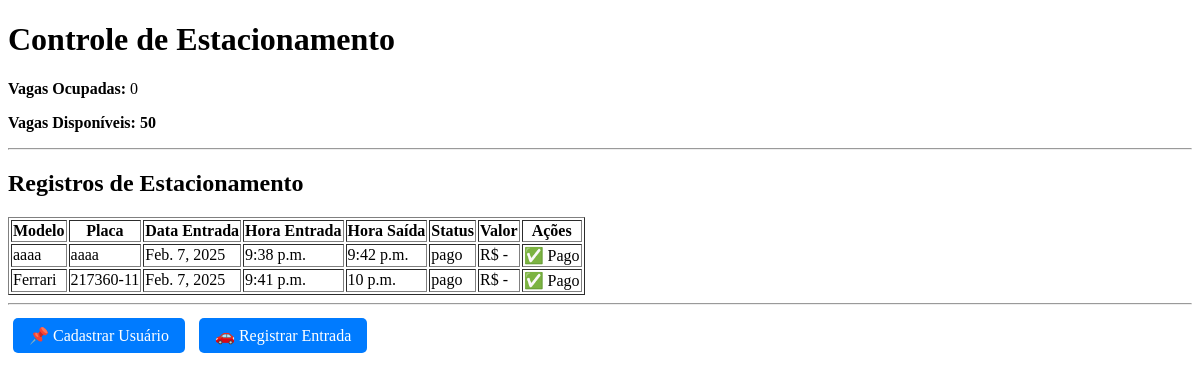
The app's page /, older data.
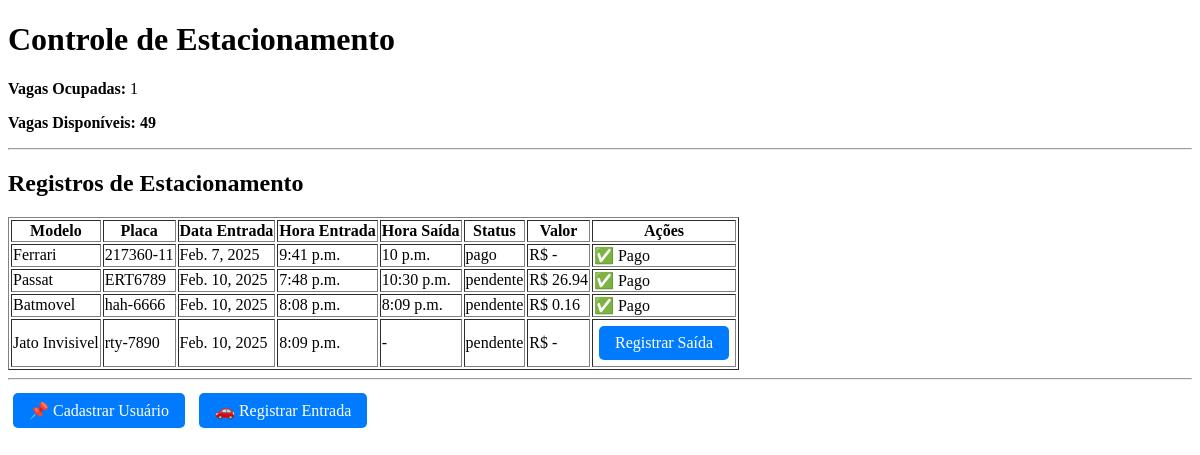
The same page, newer data.
### core/models.py (models this page shows, shortened)
class RegistroEstacionamento(models.Model):
    cliente = models.ForeignKey(Cliente, on_delete=models.CASCADE)
    modelo_carro = models.CharField(max_length=50)
    placa = models.CharField(max_length=10, unique=True)
    data_entrada = models.DateField(auto_now_add=True)
    hora_entrada = models.TimeField(auto_now_add=True)
    hora_saida = models.TimeField(null=True, blank=True)
    status_pagamento = models.CharField(
        max_length=10, choices=[('pago', 'Pago'), ('pendente', 'A pagar')], default='pendente'
    )
    valor_pago = models.DecimalField(max_digits=7, decimal_places=2, null=True, blank=True)

### core/views.py (the view)
# urls.py: path('', dashboard, name='dashboard'),
def dashboard(request):
    total_vagas = 50
    vagas_ocupadas = RegistroEstacionamento.objects.filter(hora_saida__isnull=True).count()
    vagas_disponiveis = total_vagas - vagas_ocupadas
    clientes = Cliente.objects.all()
    registros = RegistroEstacionamento.objects.all()
    return render(request, 'core/dashboard.html', {
        'clientes': clientes,  # Passando os clientes
        'registros': registros,  # Passando os registros de estacionamento
        'vagas_ocupadas': vagas_ocupadas,
        'vagas_disponiveis': vagas_disponiveis,
    })

### core/templates/core/dashboard.html (shortened to what this page needs)
<!DOCTYPE html>
<html lang="pt">
<head>
</head>
<body>
    <h1>Controle de Estacionamento</h1>
    <p><strong>Vagas Ocupadas:</strong> {{ vagas_ocupadas }}</p>
    <p><strong>Vagas Disponíveis:</strong> <b>{{ vagas_disponiveis }}</b></p>
    <hr>
    <h2>Registros de Estacionamento</h2>
    <table border="1">
        <tr>
            <th>Modelo</th>
            <th>Placa</th>
            <th>Data Entrada</th>
            <th>Hora Entrada</th>
            <th>Hora Saída</th>
            <th>Status</th>
            <th>Valor</th>
            <th>Ações</th>
        </tr>
        {% for registro in registros %}
        <tr>
            <td>{{ registro.modelo_carro }}</td>
            <td>{{ registro.placa }}</td>
            <td>{{ registro.data_entrada }}</td>
            <td>{{ registro.hora_entrada }}</td>
            <td>{{ registro.hora_saida|default:"-" }}</td>
            <td>{{ registro.status_pagamento }}</td>
            <td>R$ {{ registro.valor_pago|default:"-" }}</td>
            <td>
                {% if not registro.hora_saida %}
                    <a href="{% url 'registrar_saida' registro.id %}" class="button">Registrar Saída</a>
                {% else %}
                    ✅ Pago
                {% endif %}
            </td>
        </tr>
        {% empty %}
        <tr>
            <td colspan="8">Nenhum veículo registrado.</td>
        </tr>
        {% endfor %}
    </table>
    <hr>
    <a href="{% url 'cadastrar_cliente' %}" class="button">📌 Cadastrar Usuário</a>
    <a href="{% url 'registro_entrada' %}" class="button">🚗 Registrar Entrada</a>
</body>
</html>

### core/templates/core/dashboard.html (style rules this page uses)
.button { display: inline-block; padding: 8px 16px; margin: 5px; font-size: 16px; text-decoration: none; color: white; background-color: #007BFF; border-radius: 5px; border: none; }

Row changes from the older to the newer data that the page shows:
removed RegistroEstacionamento: modelo_carro "aaaa", placa "aaaa", data_entrada "Feb. 7, 2025", hora_entrada "9:38 p.m.", hora_saida "9:42 p.m.", status_pagamento "pago", valor_pago "-", shows "✅ Pago"
added RegistroEstacionamento: modelo_carro "Passat", placa "ERT6789", data_entrada "Feb. 10, 2025", hora_entrada "7:48 p.m.", hora_saida "10:30 p.m.", status_pagamento "pendente", valor_pago "26.94", shows "✅ Pago"
added RegistroEstacionamento: modelo_carro "Batmovel", placa "hah-6666", data_entrada "Feb. 10, 2025", hora_entrada "8:08 p.m.", hora_saida "8:09 p.m.", status_pagamento "pendente", valor_pago "0.16", shows "✅ Pago"
added RegistroEstacionamento: modelo_carro "Jato Invisivel", placa "rty-7890", data_entrada "Feb. 10, 2025", hora_entrada "8:09 p.m.", hora_saida "-", status_pagamento "pendente", valor_pago "-", shows "Registrar Saída"
Text that changed along with them:
{{ vagas_ocupadas }}: "0" → "1"
{{ vagas_disponiveis }}: "50" → "49"
